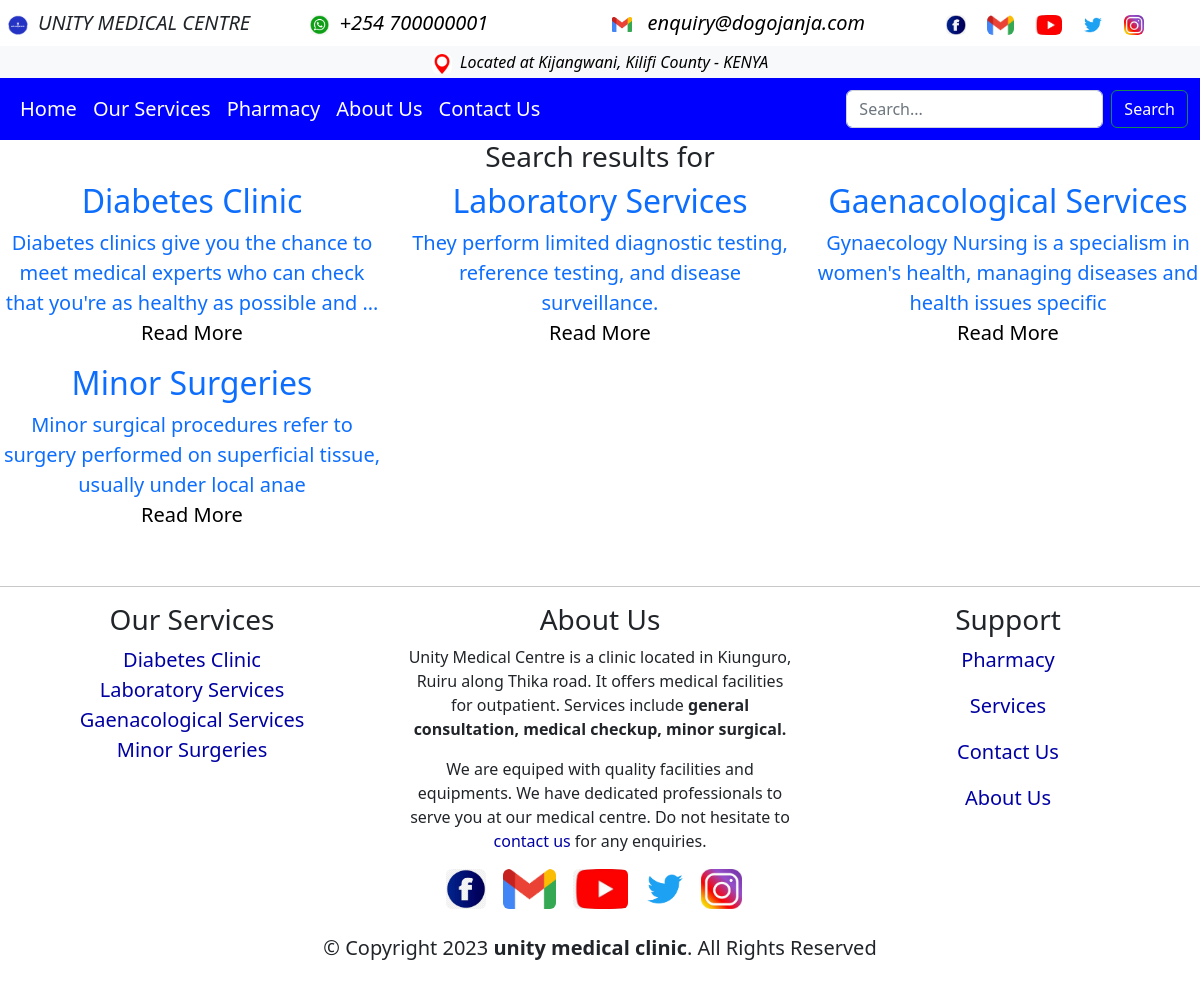
The app's page /search/ with its own data.
### unitymed/models.py (models this page shows, shortened)
class SocialMediaLinks(models.Model):
    title = models.CharField(max_length=150)
    date = models.DateTimeField(auto_now_add=True)
    link = models.CharField(max_length=3000)
    image_url = models.TextField(blank=True)
    alt = models.CharField(max_length=100)
    image = models.ImageField(upload_to='media/', blank=True, null=True)
    class Meta:
        verbose_name_plural = 'Socila Media Links'

class Service(models.Model):
    title = models.CharField(max_length=100, unique=True)
    slug = models.CharField(max_length=150, unique=True)
    body = models.TextField(max_length=10000)
    keywords = models.TextField(max_length=1000)
    description = models.TextField(max_length=1000)
    image = models.ImageField(null=True, blank=True, upload_to="media/")
    date = models.DateTimeField(auto_now_add=True)
    class Meta:
        ordering = ['-date']

### unitymed/views.py (the view)
# urls.py: path('search/', views.search, name='search'),
def search(request):
    query = request.GET.get('q', '')
    search_results = Service.objects.filter(Q(title__icontains=query) | Q(description__icontains=query))
    services = Service.objects.all()
    media_links = SocialMediaLinks.objects.all()
    return render(request, 'unitymed/search.html', {'services':services, 'search_results':search_results, 'query':query, 'media_links':media_links})

### unitymed/templates/unitymed/search.html (shortened to what this page needs)
{% load humanize %}
<!DOCTYPE html>
<html lang="en">
<head>
<link href="https://cdn.jsdelivr.net/npm/bootstrap@5.2.1/dist/css/bootstrap.min.css" rel="stylesheet">
</head>
<body>
{% include 'unitymed/navbar.html' %}
<div  class="col text-center">
    <h3>Search results for {{ query }}</h3>
</div>
<div class="row">
  {% for result in search_results %}
   <div class="col-sm-4 text-center">
    <a class="text-decoration-none" href="{% url 'service-detail' result.slug %}">
      <h2>{{ result.title }}</h2>
      <div class="fs-5">
        {{ result.description | truncatewords_html:20 | safe }}
        <br>
        <p class="text-center" style="color:black;">Read More</p>
      </div>
    </a>
  </div>
  {% empty %}
  <div class="col text-center fs-5">
    <p>No results for the provided query!!!</p>
    <a class="btn btn-primary" href="{% url 'index' %}">HOME</a>
  </div>
  {% endfor %}
</div>
{% include 'unitymed/footer.html' %}
</body>
</html>

### unitymed/templates/unitymed/navbar.html (shortened to what this page needs)
<div>
  <div class="row fs-5 p-2">
    <div class="col-sm-3"><i><img src="/media/media/logo.png" class="rounded" style="vertical-align: middle;" height="20" alt="UMC"/>&nbsp;&nbsp;UNITY MEDICAL CENTRE</i></div>
    <div class="col-sm-3"><i><img src="/media/media/whatsapp.png" class="rounded" style="vertical-align: middle;" height="20" alt=""/>&nbsp;&nbsp;<a class="text-decoration-none" target="_blank" style="color:black;" href="https://api.whatsapp.com/send?phone=254700000001">+254 700000001</a></i></div>
    <div class="col-sm-3"><i><img src="/media/media/email.png" height="15" alt=""/> <a class="text-decoration-none" style="color:black;" href="mailto:enquiry@dogojanja.com">&nbsp;&nbsp;enquiry@dogojanja.com</a></i></div>
    <div class="col-sm-3 text-center">
      {% for item in media_links %}
      <i><a class="text-decoration-none" target="_blank" style="color:black;" href="{{ item.link }}">
      {% if item.image %}
         <img src="{{item.image.url}}" class="rounded" style="vertical-align: middle;" height="20" alt="{{item.alt}}"/>
      {% else %}
         <img src="{{item.image_url}}" class="rounded" style="vertical-align: middle;" height="20" alt="{{item.alt}}"/>
      {% endif %}
     </a></i>&nbsp;&nbsp;
      {% endfor %}
    </div>
  </div>
</div>
<div class="p-1 text-center bg-light">
  <a class="text-decoration-none" style="color:black;" target="_blank" href="https://www.bing.com/maps?FORM=Z9LH2&cp=-3.781251%7E39.832098&lvl=21.0&style=h"><i><img src="/media/media/map.png" class="rounded" style="vertical-align: middle;" height="20" alt="map"/>&nbsp;&nbsp;Located at Kijangwani, Kilifi County - KENYA</i></a>
</div>
<nav class="navbar navbar-expand-lg navbar-light fs-5" style="background-color:blue">
    <div class="container-fluid">
      <div class="collapse navbar-collapse" id="navbarSupportedContent">
        <ul class="navbar-nav me-auto mb-2 mb-lg-0">
          <li class="nav-item">
            <a class="nav-link active" aria-current="page" style="color:white" href="{% url 'index' %}">Home</a>
          </li>
          <li class="nav-item">
            <a class="nav-link active" aria-current="page" style="color:white" href="{% url 'services' %}">Our Services</a>
          </li>
          <li class="nav-item">
            <a class="nav-link" style="color:white" href="{% url 'pharmacy' %}" tabindex="-1" aria-disabled="true">Pharmacy</a>
          </li>
          <li class="nav-item">
            <a class="nav-link" style="color:white" href="{% url 'about' %}">About Us</a>
        </li>
        <li class="nav-item">
            <a class="nav-link" style="color:white" href="{% url 'contact' %}">Contact Us</a>
          </li>
        </ul>
        <form class="d-flex" method="GET" action="{% url 'search' %}">
          <input class="form-control me-2" type="search" name="q" placeholder="Search..." aria-label="Search">
          <button class="btn btn-outline-success" style="color:white" type="submit">Search</button>
        </form>
      </div>
    </div>
  </nav>

### unitymed/templates/unitymed/footer.html
<br>
<hr>
<div class="row">
    <div class="col-sm-4 text-center fs-5">
        <h3>Our Services</h3>
      <ul class="list-unstyled">
        {% for service in services %}
        <li><a style="color:#0000A3" class="text-decoration-none" onMouseOver="this.style.color='#000000'"
            onMouseOut="this.style.color='#0000A3'" href="{% url 'service-detail' service.slug %}">{{service.title}}</a></li>
        {% endfor %}
     </ul>
    </div>
    <div class="col-sm-4 text-center">
        <h3>About Us</h3>
        <p>Unity Medical Centre is a clinic located in Kiunguro, Ruiru along Thika road.
            It offers medical facilities for outpatient. Services include <strong>general consultation,
            medical checkup, minor surgical.</strong>
         </p>
         <p>
            We are equiped with quality facilities and equipments.
            We have dedicated professionals to serve you at our medical centre. Do not hesitate to
            <a style="color:#0000A3" class="text-decoration-none" onMouseOver="this.style.color='#000000'"
            onMouseOut="this.style.color='#0000A3'" href="{% url 'contact' %}">contact us</a>
            for any enquiries.
        </p>
    </div>
    <div class="col-sm-4 text-center fs-5">
        <h3>Support</h3>
        <ul class="list-unstyled">
          <li><a style="color:#0000A3" class="text-decoration-none" onMouseOver="this.style.color='#000000'"
              onMouseOut="this.style.color='#0000A3'" href="{% url 'pharmacy' %}">Pharmacy</a></li>
       </ul>
       <ul class="list-unstyled">
        <li><a style="color:#0000A3" class="text-decoration-none" onMouseOver="this.style.color='#000000'"
            onMouseOut="this.style.color='#0000A3'" href="{% url 'services' %}">Services</a></li>
     </ul>
     <ul class="list-unstyled">
        <li><a style="color:#0000A3" class="text-decoration-none" onMouseOver="this.style.color='#000000'"
            onMouseOut="this.style.color='#0000A3'" href="{% url 'contact' %}">Contact Us</a></li>
     </ul>
     <ul class="list-unstyled">
        <li><a style="color:#0000A3" class="text-decoration-none" onMouseOver="this.style.color='#000000'"
            onMouseOut="this.style.color='#0000A3'" href="{% url 'about' %}">About Us</a></li>
     </ul>
    </div>
</div>
<div class="container">
   <div class="text-center">
     {% for item in media_links %}
     <i><a class="text-decoration-none" target="_blank" style="color:black;" href="{{ item.link }}">
     {% if item.image %}
        <img src="{{item.image.url}}" class="rounded" style="vertical-align: middle;" height="40" alt="{{item.alt}}"/>
     {% else %}
        <img src="{{item.image_url}}" class="rounded" style="vertical-align: middle;" height="40" alt="{{item.alt}}"/>
     {% endif %}
    </a></i>&nbsp;&nbsp;
     {% endfor %}
   </div>
    <br>
    <div class="copyright text-center fs-5">
      &copy; Copyright 2023 <strong><span>unity medical clinic</span></strong>. All Rights Reserved
    </div>
    <br>
  </div>

### records on screen
SocialMediaLinks: image_url (picture)
SocialMediaLinks: image_url (picture)
SocialMediaLinks: image_url (picture)
SocialMediaLinks: image_url (picture)
SocialMediaLinks: image_url (picture)
Service: title "Diabetes Clinic", description "Diabetes clinics give you the chance to meet medical experts who can check that you're as healthy as possible and …"
Service: title "Laboratory Services", description "They perform limited diagnostic testing, reference testing, and disease surveillance."
Service: title "Gaenacological Services", description "Gynaecology Nursing is a specialism in women's health, managing diseases and health issues specific"
Service: title "Minor Surgeries", description "Minor surgical procedures refer to surgery performed on superficial tissue, usually under local anae"
